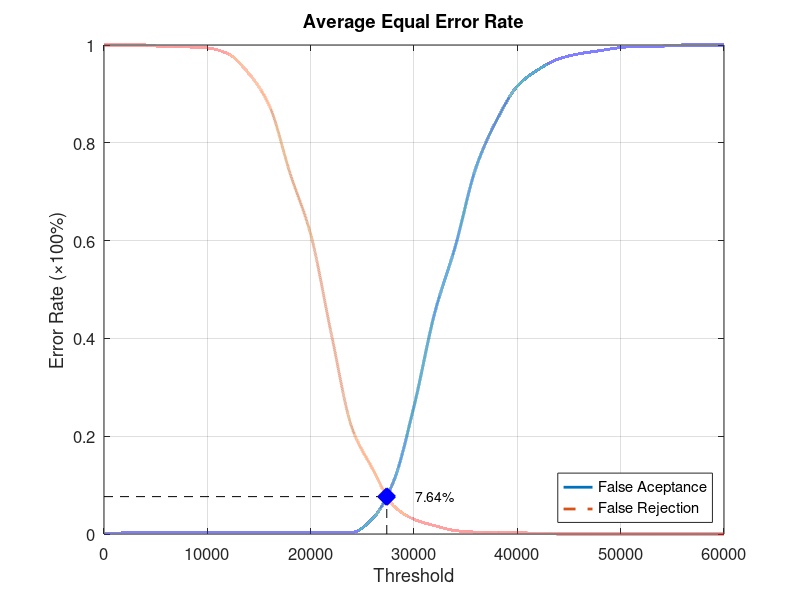
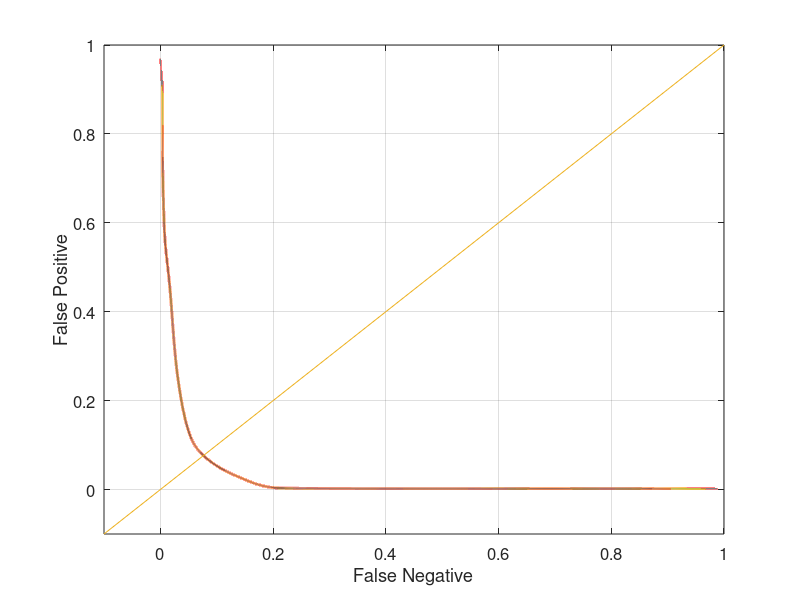

Write the MATLAB code that produced these figures, in order.
function yEER = Database4Average
close all;
clear;
clc;
x = 0:2000:60000;
xq = 0:0.5:60000;

y0 = [0 0.00210526 0.00210526 0.00210526 0.00210526 0.00210526 0.00210526 0.00210526 0.00210526 0.00210526 0.00210526 0.00210526 0.0031579 0.0315789 0.106316 0.261053 0.451579 0.588421 0.749474 0.846316 0.915789 0.949474 0.971579 0.982105 0.988421 0.994737 0.997895 0.997895 1 1 1];
yy0 = interp1(x, y0, xq, 'pchip');
y1 = [1 1 1 0.996 0.996 0.994 0.982 0.942 0.876 0.738 0.613 0.409 0.217 0.133 0.058 0.03 0.017 0.007 0.004 0.004 0.003 0.001 0 0 0 0 0 0 0 0 0];
yy1 = interp1(x, y1, xq, 'pchip');

% Calculating EER: 
y2 = abs(y0 - y1);
find(y2 == min(y2))
yy2 = abs(yy0 - yy1);
xEER = find(yy2 == min(yy2));
xEERIndex = xq(xEER) % X-axis EER
yEER = yy0(xEER) % Y-axis EER

main = figure
plot(xq, yy0,'-','LineWidth', 2);	hold on
plot(xq, yy1,'--','LineWidth', 2);	hold on
plot([xEERIndex xEERIndex], [0 yEER], 'k--');	hold on
plot([0 xEERIndex], [yEER yEER], 'k--');	hold on
plot(xEERIndex, yEER, 'bx', 'LineWidth', 10);	hold on
text(xEERIndex + 10 * xEERIndex / 100, yEER, [num2str(round((10000 * yEER)) / 100) '%'])
legend('False Aceptance', 'False Rejection', 'Location', 'SouthEast')
xlabel('Threshold')
ylabel('Error Rate (\times100%)')
title('Average Equal Error Rate')
set(gca, 'FontSize', 12)
axis([0 60000 0 1])
grid on

print(main, 'Database4AverageMain', '-dpng');
FNRxFPR = figure('Color', [1 1 1]);
plot(yy1, yy0, '-', yy1, yy0, 'LineWidth', 2);
hold on
y = -0.1:0.1:1
plot(y, y); 
set(gca, 'FontSize', 12)
xlabel('False Negative')
ylabel('False Positive')
axis([-0.1 1 -0.1 1])
set(gca, 'FontSize', 12)
grid on

print(FNRxFPR, 'Database4AverageFNRxFPR','-dpng');
end
